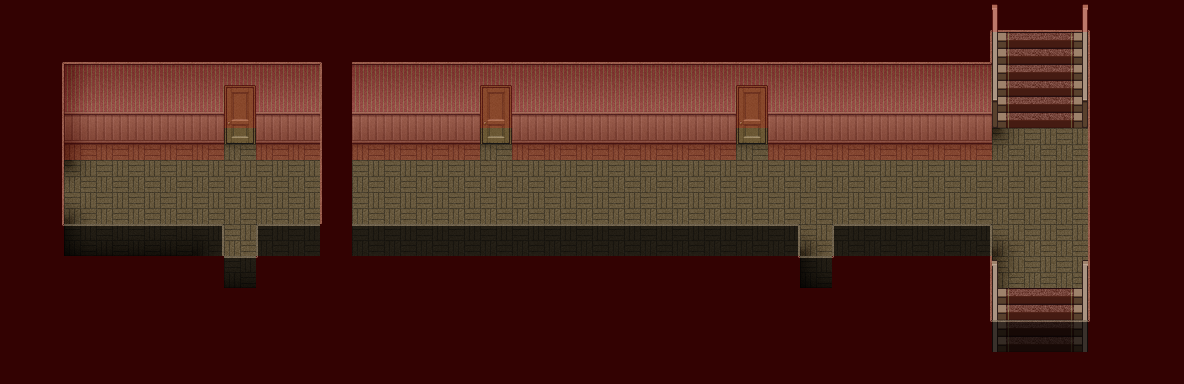

A level layout from a 2D game, rendered from its tile map. Below: a short description, then the map file with tile-grid data replaced by summaries:
An orthogonal 37x12 tile map with 32x32 px tiles, 4 tile layers (WallFloor, Stairs, WallThrough, Meta), 2 tilesets and 4 objects (3x Door, SpawnPoint).

<map version="1.0" orientation="orthogonal" width="37" height="12" tilewidth="32" tileheight="32">
 <tileset firstgid="1" name="yokan" tilewidth="32" tileheight="32">
  <image source="yokan.png" width="256" height="2048" />
 </tileset>
 <tileset firstgid="513" name="meta_tiles" tilewidth="32" tileheight="32" spacing="1" margin="1">
  <image source="meta_tiles.png" width="67" height="34" />
  <tile id="0">
   <properties>
    <property name="Collidable" value="true" />
   </properties>
  </tile>
 </tileset>
 <layer name="WallFloor" width="37" height="12">
  <data>[444 cells, 444 non-empty, 21 distinct tile ids]</data>
 </layer>
 <layer name="Stairs" width="37" height="12">
  <data>[444 cells, 28 non-empty, 10 distinct tile ids]</data>
 </layer>
 <objectgroup name="Entrances" width="37" height="12">
  <object name="SpawnPoint" x="80" y="208" />
  <object name="North1" type="Door" x="240" y="272" />
  <object name="North2" type="Door" x="496" y="144" />
  <object name="North3" type="Door" x="752" y="144" />
 </objectgroup>
 <layer name="WallThrough" width="37" height="12" opacity="0.67">
  <data>[444 cells, 31 non-empty, 3 distinct tile ids]</data>
 </layer>
 <layer name="Meta" width="37" height="12">
  <data>[444 cells, 325 non-empty, 1 distinct tile ids]</data>
 </layer>
</map>
